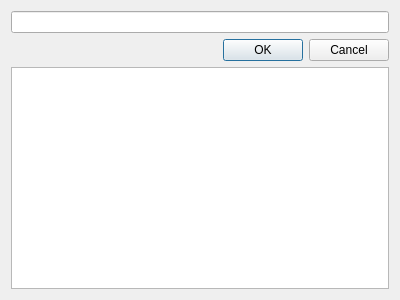
<?xml version="1.0" encoding="UTF-8"?>
<ui version="4.0">
 <class>LabelDialog</class>
 <widget class="QDialog" name="LabelDialog">
  <property name="geometry">
   <rect>
    <x>0</x>
    <y>0</y>
    <width>400</width>
    <height>300</height>
   </rect>
  </property>
  <property name="windowTitle">
   <string>Dialog</string>
  </property>
  <layout class="QVBoxLayout" name="verticalLayout">
   <item>
    <widget class="QLineEdit" name="m_iLblEdit"/>
   </item>
   <item>
    <widget class="QDialogButtonBox" name="m_iBtnBox">
     <property name="orientation">
      <enum>Qt::Horizontal</enum>
     </property>
     <property name="standardButtons">
      <set>QDialogButtonBox::Cancel|QDialogButtonBox::Ok</set>
     </property>
    </widget>
   </item>
   <item>
    <widget class="QListWidget" name="listWidget"/>
   </item>
  </layout>
 </widget>
 <resources/>
 <connections>
  <connection>
   <sender>m_iBtnBox</sender>
   <signal>accepted()</signal>
   <receiver>LabelDialog</receiver>
   <slot>accept()</slot>
   <hints>
    <hint type="sourcelabel">
     <x>248</x>
     <y>254</y>
    </hint>
    <hint type="destinationlabel">
     <x>157</x>
     <y>274</y>
    </hint>
   </hints>
  </connection>
  <connection>
   <sender>m_iBtnBox</sender>
   <signal>rejected()</signal>
   <receiver>LabelDialog</receiver>
   <slot>reject()</slot>
   <hints>
    <hint type="sourcelabel">
     <x>316</x>
     <y>260</y>
    </hint>
    <hint type="destinationlabel">
     <x>286</x>
     <y>274</y>
    </hint>
   </hints>
  </connection>
 </connections>
</ui>
